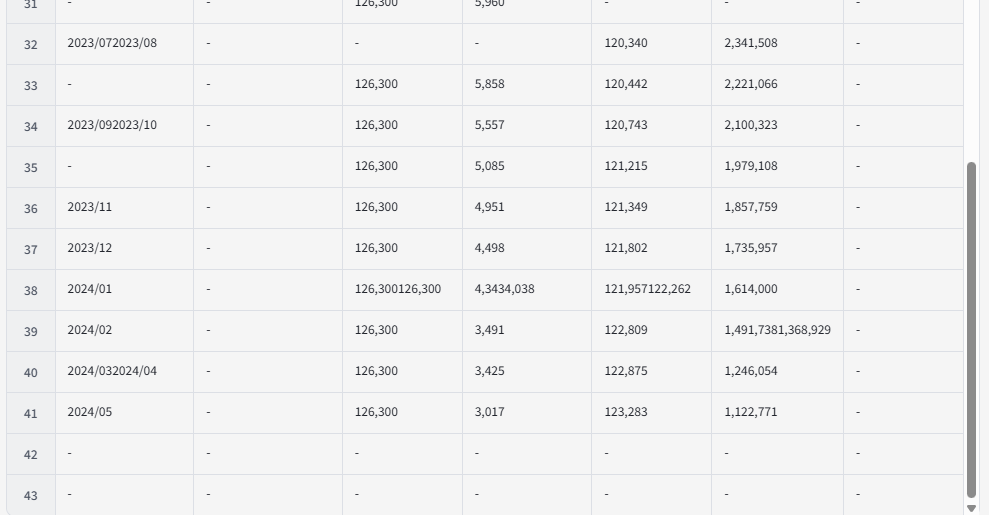
#> input picture attached_assets/image_1761210384689.png, 989 x 515 px
$ python crop_image.py ../attached_assets/image_1761210384689.png out.png 5 5 100 100
#> lines starting #> are read from the running program, lines starting #| are printed output that depends on the picture
#!/usr/bin/env python3
"""
圖片裁切腳本
根據座標裁切指定區域
"""

import sys
from PIL import Image

def crop_image(input_path, output_path, x, y, width, height):
    """
    裁切圖片指定區域

    Args:
        input_path: 輸入圖片路徑
        output_path: 輸出圖片路徑
        x: 左上角 X 座標
        y: 左上角 Y 座標
        width: 寬度
        height: 高度
    """
#> called with output_path = 'out.png', x = 5, y = 5, width = 100, height = 100
    try:
        img = Image.open(input_path)
#> img is the input picture: PIL image 989x515 RGBA; mean R, G, B, A 240.7, 240.9, 241.3, 255

        # 裁切區域 (left, upper, right, lower)
        cropped = img.crop((x, y, x + width, y + height))
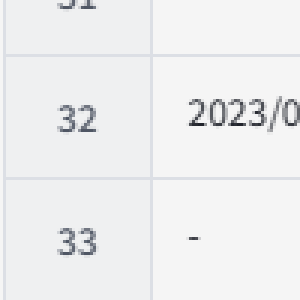
#> cropped: PIL image 100x100 RGBA (shown 3 times larger); mean R, G, B, A 237.5, 238.2, 239.1, 255

        # 保存裁切後的圖片
        cropped.save(output_path)

        print(f"成功裁切圖片: {output_path}")

    except Exception as e:
        print(f"裁切圖片失敗: {str(e)}", file=sys.stderr)
        sys.exit(1)


if __name__ == "__main__":
    if len(sys.argv) != 7:
        print("使用方式: crop_image.py <input> <output> <x> <y> <width> <height>", file=sys.stderr)
        sys.exit(1)

    input_path = sys.argv[1]
    output_path = sys.argv[2]
    x = int(sys.argv[3])
    y = int(sys.argv[4])
    width = int(sys.argv[5])
    height = int(sys.argv[6])

    crop_image(input_path, output_path, x, y, width, height)

$ run again, on attached_assets/image_1761210783315.png
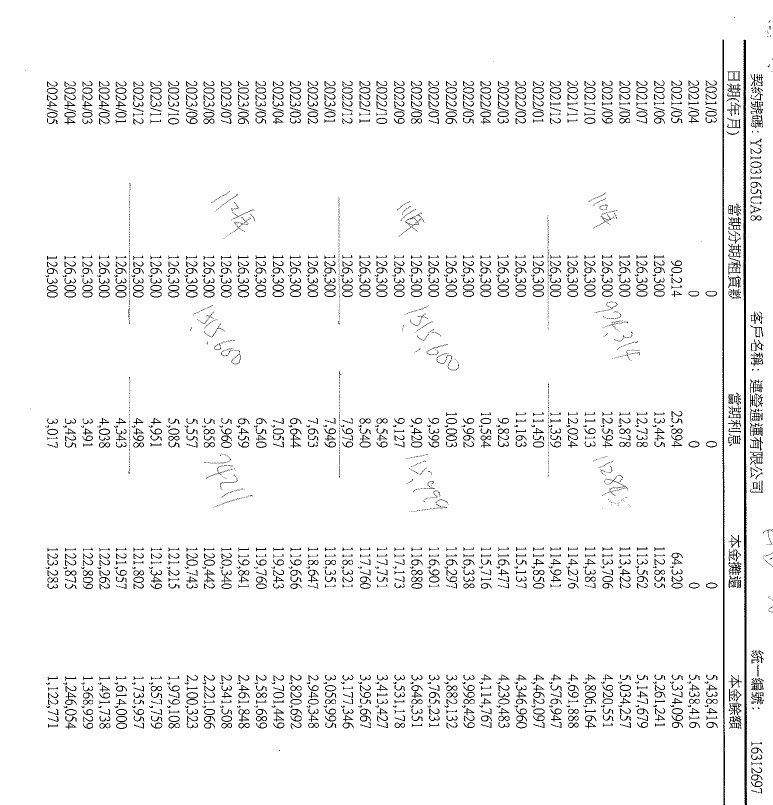
#> input picture attached_assets/image_1761210783315.png, 773 x 805 px
#> in crop_image, img is the input picture: PIL image 773x805 RGBA; mean R, G, B, A 243.4, 243.4, 243.4, 255
#> in crop_image, `cropped = img.crop((x, y, x + width, y + height))`:
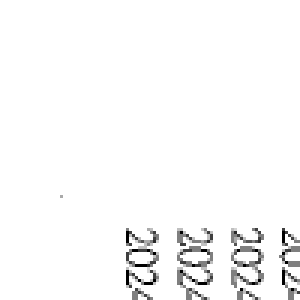
#> cropped: PIL image 100x100 RGBA (shown 3 times larger); mean R, G, B, A 248.9, 248.9, 248.9, 255

$ run again, on attached_assets/image_1761290250546.png
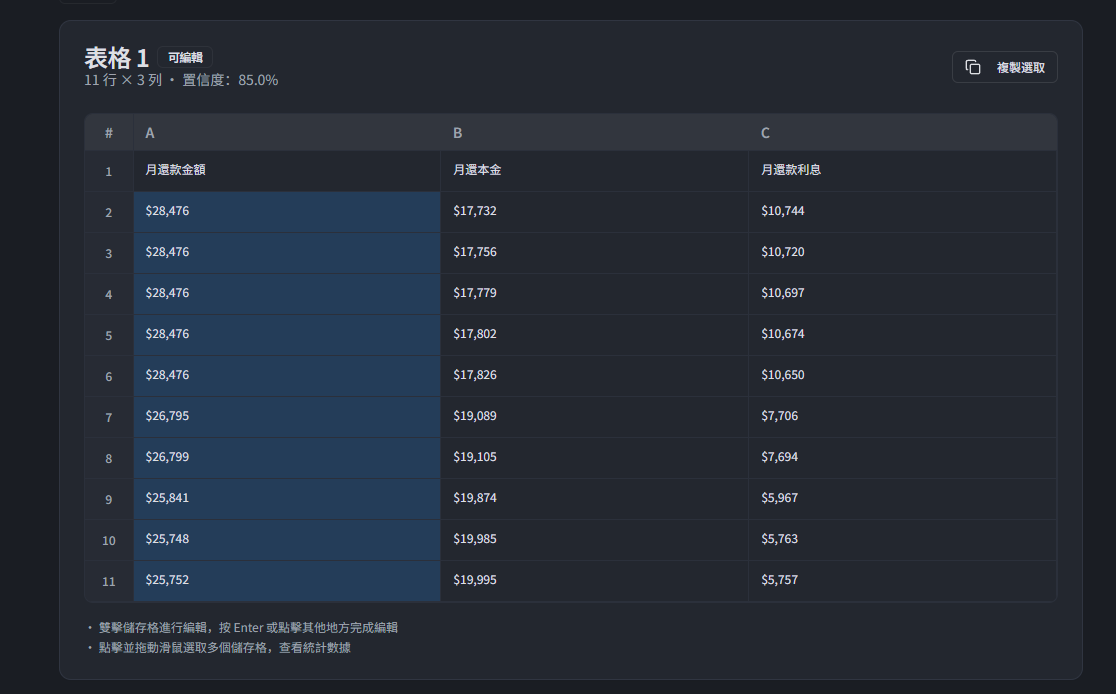
#> input picture attached_assets/image_1761290250546.png, 1116 x 694 px
#> in crop_image, img is the input picture: PIL image 1116x694 RGBA; mean R, G, B, A 37.1, 44.2, 55.3, 255
#> in crop_image, `cropped = img.crop((x, y, x + width, y + height))`:
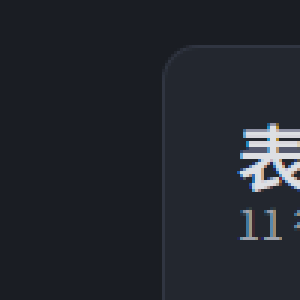
#> cropped: PIL image 100x100 RGBA (shown 3 times larger); mean R, G, B, A 34.8, 38.4, 45.3, 255

$ run again, on attached_assets/image_1761290432409.png
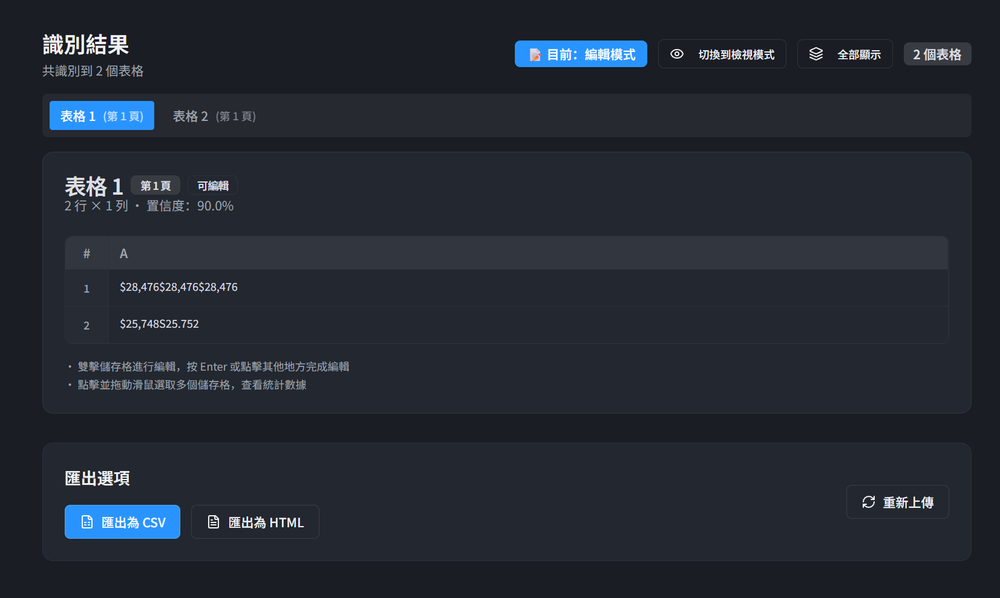
#> input picture attached_assets/image_1761290432409.png, 1000 x 598 px, shrunk from 1653 x 989 before the run
#> in crop_image, img is the input picture: PIL image 1000x598 RGBA; mean R, G, B, A 35.8, 41, 49.8, 255
#> in crop_image, `cropped = img.crop((x, y, x + width, y + height))`:
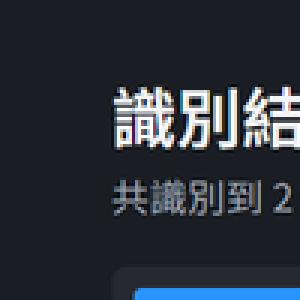
#> cropped: PIL image 100x100 RGBA (shown 3 times larger); mean R, G, B, A 44.5, 49.9, 58, 255
